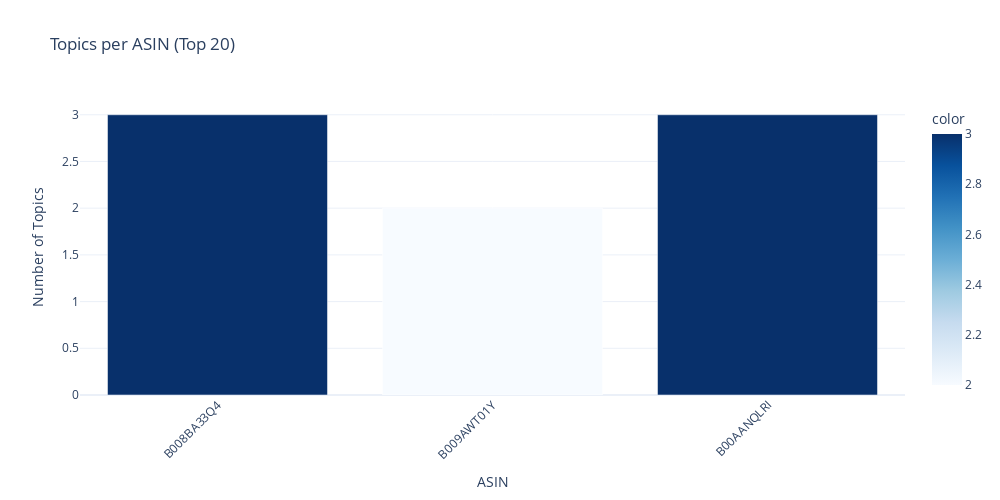
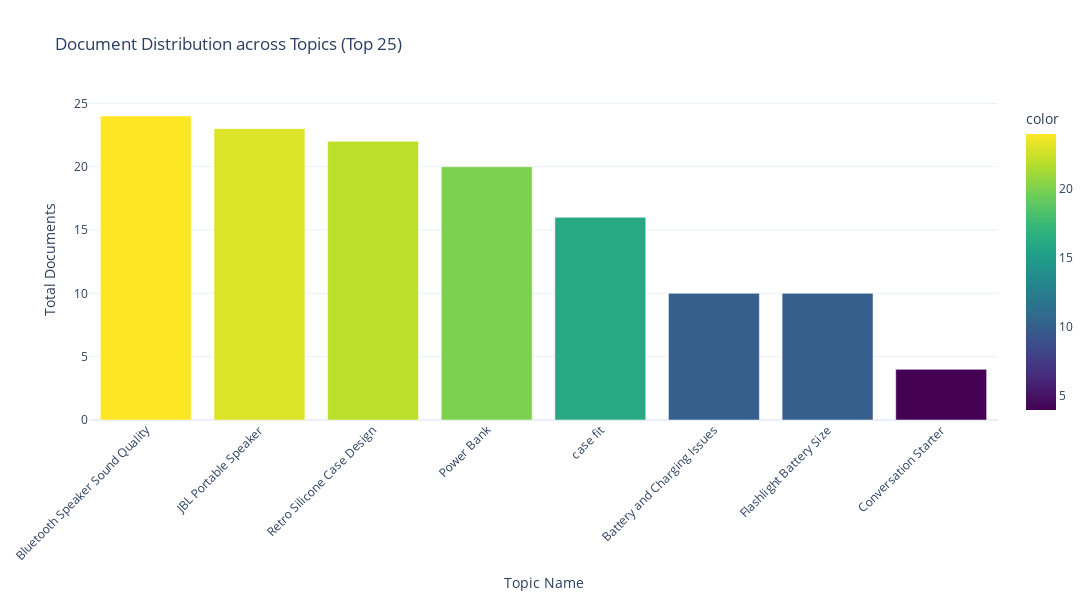
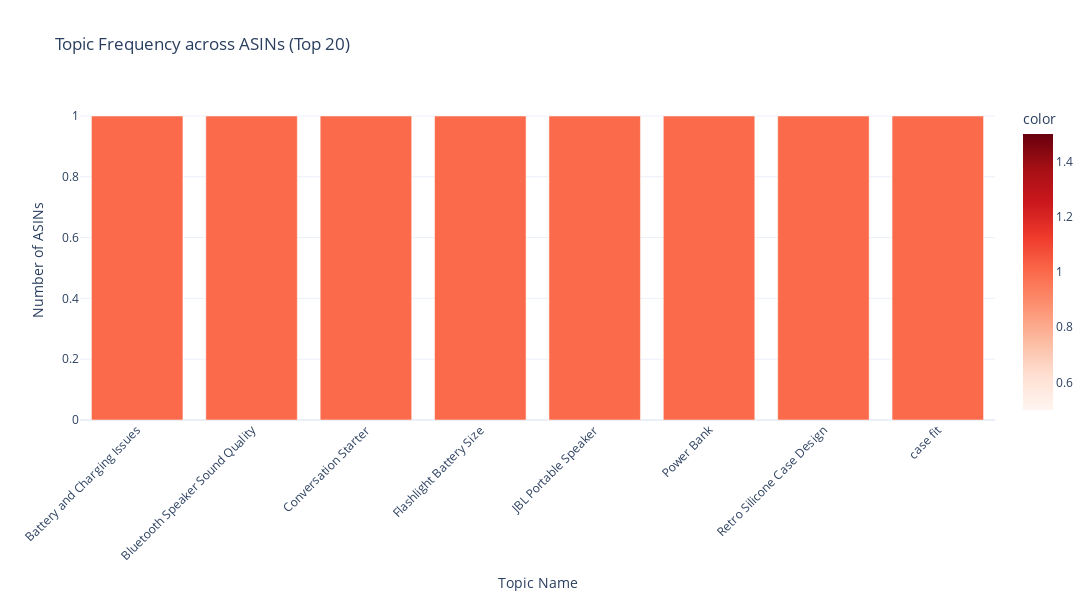
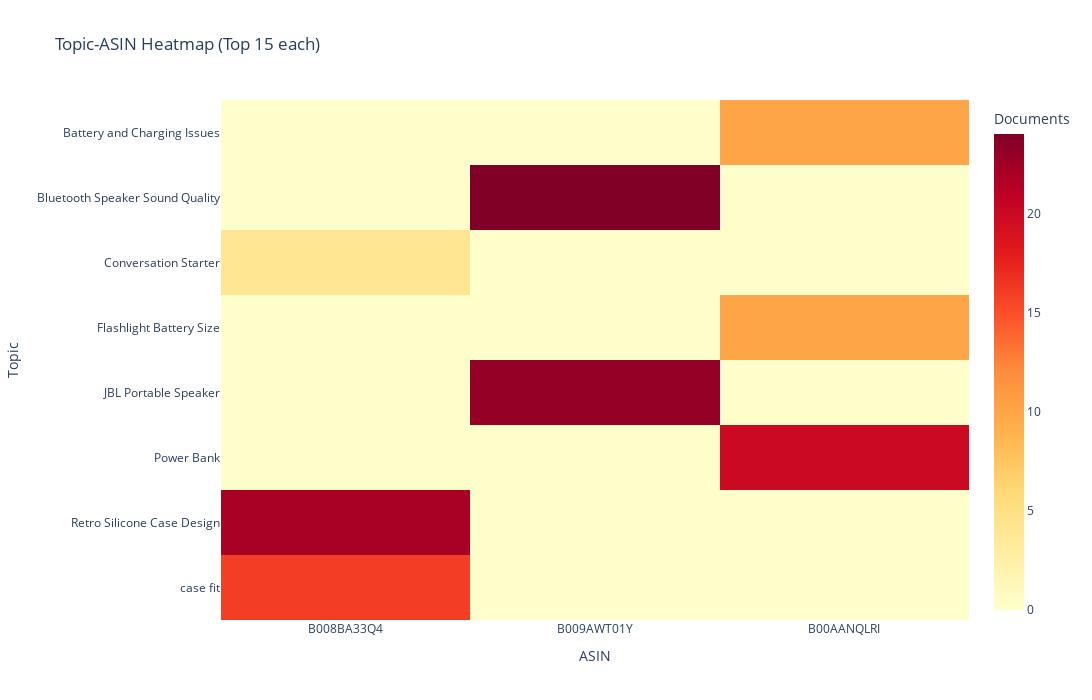

Notebook code for these charts, in order:
### Code cell
# New cell to add after the model run

# Visualize aggregated results across all ASINs
from src.model.visualize import TopicVisualizer

# Create visualizer
vis = TopicVisualizer(template="plotly_white")

# 1. Topic Distribution across all ASINs
print("\n📊 Generating visualizations...")

# Count topics per ASIN
topics_per_asin = results_df.groupby('item').size()
fig_asin_topics = px.bar(
    x=topics_per_asin.index[:20],
    y=topics_per_asin.values[:20],
    labels={'x': 'ASIN', 'y': 'Number of Topics'},
    title='Topics per ASIN (Top 20)',
    template='plotly_white',
    color=topics_per_asin.values[:20],
    color_continuous_scale='Blues'
)
fig_asin_topics.update_layout(width=1000, height=500, xaxis_tickangle=-45)
fig_asin_topics.show()

# 2. Document distribution across topics
doc_counts = results_df.groupby('topic')['num_documents'].sum().sort_values(ascending=False)
fig_topic_dist = px.bar(
    x=doc_counts.index[:25],
    y=doc_counts.values[:25],
    labels={'x': 'Topic Name', 'y': 'Total Documents'},
    title='Document Distribution across Topics (Top 25)',
    template='plotly_white',
    color=doc_counts.values[:25],
    color_continuous_scale='Viridis'
)
fig_topic_dist.update_layout(width=1200, height=600, xaxis_tickangle=-45)
fig_topic_dist.show()

# 3. Topic frequency (how many ASINs have each topic)
topic_frequency = results_df.groupby('topic')['item'].nunique().sort_values(ascending=False)
fig_topic_freq = px.bar(
    x=topic_frequency.index[:20],
    y=topic_frequency.values[:20],
    labels={'x': 'Topic Name', 'y': 'Number of ASINs'},
    title='Topic Frequency across ASINs (Top 20)',
    template='plotly_white',
    color=topic_frequency.values[:20],
    color_continuous_scale='Reds'
)
fig_topic_freq.update_layout(width=1200, height=600, xaxis_tickangle=-45)
fig_topic_freq.show()

# 4. Heatmap: Topics vs ASINs (for top topics and ASINs)
top_topics = topic_frequency.index[:15].tolist()
top_asins_viz = topics_per_asin.index[:15].tolist()

pivot_data = results_df[results_df['topic'].isin(top_topics) & results_df['item'].isin(top_asins_viz)]
heatmap_matrix = pivot_data.pivot_table(
    index='topic', 
    columns='item', 
    values='num_documents', 
    aggfunc='sum',
    fill_value=0
)

fig_heatmap = px.imshow(
    heatmap_matrix,
    labels=dict(x="ASIN", y="Topic", color="Documents"),
    title="Topic-ASIN Heatmap (Top 15 each)",
    template='plotly_white',
    color_continuous_scale='YlOrRd',
    aspect='auto'
)
fig_heatmap.update_layout(width=1200, height=700)
fig_heatmap.show()

# 5. Detailed view: Sample topic details
print("\n📝 Sample Topic Details:")
print("="*80)
sample_topics = results_df.head(5)[['item', 'topic', 'reason', 'num_documents']]
for idx, row in sample_topics.iterrows():
    print(f"\nASIN: {row['asin']}")
    print(f"Topic: {row['topic']}")
    print(f"Reason: {row['reason']}")
    print(f"Documents: {row['num_documents']}")
    print("-"*80)

# 6. Summary Statistics
print("\n📈 Summary Statistics:")
print("="*80)
print(f"Total ASINs processed: {results_df['item'].nunique()}")
print(f"Total unique topics found: {results_df['topic'].nunique()}")
print(f"Total topic-ASIN combinations: {len(results_df)}")
print(f"Average topics per ASIN: {topics_per_asin.mean():.2f}")
print(f"Average documents per topic: {results_df['num_documents'].mean():.2f}")
print(f"Most common topic: {topic_frequency.index[0]} ({topic_frequency.values[0]} ASINs)")
print("="*80)

### Figure 1 — Plotly figure (JSON) as saved in the notebook; plotly's stock layout.template omitted (floating-point values rounded to 4 significant figures)
{"data": [{"hovertemplate": "ASIN=%{x}<br>Number of Topics=%{y}<br>color=%{marker.color}<extra></extra>", "legendgroup": "", "marker": {"color": [3, 2, 3], "coloraxis": "coloraxis", "pattern": {"shape": ""}}, "name": "", "orientation": "v", "showlegend": false, "textposition": "auto", "type": "bar", "x": ["B008BA33Q4", "B009AWT01Y", "B00AANQLRI"], "xaxis": "x", "y": [3, 2, 3], "yaxis": "y"}], "layout": {"barmode": "relative", "coloraxis": {"colorbar": {"title": {"text": "color"}}, "colorscale": [[0, "rgb(247,251,255)"], [0.125, "rgb(222,235,247)"], [0.25, "rgb(198,219,239)"], [0.375, "rgb(158,202,225)"], [0.5, "rgb(107,174,214)"], [0.625, "rgb(66,146,198)"], [0.75, "rgb(33,113,181)"], [0.875, "rgb(8,81,156)"], [1, "rgb(8,48,107)"]]}, "height": 500, "legend": {"tracegroupgap": 0}, "title": {"text": "Topics per ASIN (Top 20)"}, "width": 1000, "xaxis": {"anchor": "y", "domain": [0, 1], "tickangle": -45, "title": {"text": "ASIN"}}, "yaxis": {"anchor": "x", "domain": [0, 1], "title": {"text": "Number of Topics"}}}}

### Figure 2 — Plotly figure (JSON) as saved in the notebook; plotly's stock layout.template omitted (floating-point values rounded to 4 significant figures)
{"data": [{"hovertemplate": "Topic Name=%{x}<br>Total Documents=%{y}<br>color=%{marker.color}<extra></extra>", "legendgroup": "", "marker": {"color": [24, 23, 22, 20, 16, 10, 10, 4], "coloraxis": "coloraxis", "pattern": {"shape": ""}}, "name": "", "orientation": "v", "showlegend": false, "textposition": "auto", "type": "bar", "x": ["Bluetooth Speaker Sound Quality", "JBL Portable Speaker", "Retro Silicone Case Design", "Power Bank", "case fit", "Battery and Charging Issues", "Flashlight Battery Size", "Conversation Starter"], "xaxis": "x", "y": [24, 23, 22, 20, 16, 10, 10, 4], "yaxis": "y"}], "layout": {"barmode": "relative", "coloraxis": {"colorbar": {"title": {"text": "color"}}, "colorscale": [[0, "#440154"], [0.1111, "#482878"], [0.2222, "#3e4989"], [0.3333, "#31688e"], [0.4444, "#26828e"], [0.5556, "#1f9e89"], [0.6667, "#35b779"], [0.7778, "#6ece58"], [0.8889, "#b5de2b"], [1, "#fde725"]]}, "height": 600, "legend": {"tracegroupgap": 0}, "title": {"text": "Document Distribution across Topics (Top 25)"}, "width": 1200, "xaxis": {"anchor": "y", "domain": [0, 1], "tickangle": -45, "title": {"text": "Topic Name"}}, "yaxis": {"anchor": "x", "domain": [0, 1], "title": {"text": "Total Documents"}}}}

### Figure 3 — Plotly figure (JSON) as saved in the notebook; plotly's stock layout.template omitted (floating-point values rounded to 4 significant figures)
{"data": [{"hovertemplate": "Topic Name=%{x}<br>Number of ASINs=%{y}<br>color=%{marker.color}<extra></extra>", "legendgroup": "", "marker": {"color": [1, 1, 1, 1, 1, 1, 1, 1], "coloraxis": "coloraxis", "pattern": {"shape": ""}}, "name": "", "orientation": "v", "showlegend": false, "textposition": "auto", "type": "bar", "x": ["Battery and Charging Issues", "Bluetooth Speaker Sound Quality", "Conversation Starter", "Flashlight Battery Size", "JBL Portable Speaker", "Power Bank", "Retro Silicone Case Design", "case fit"], "xaxis": "x", "y": [1, 1, 1, 1, 1, 1, 1, 1], "yaxis": "y"}], "layout": {"barmode": "relative", "coloraxis": {"colorbar": {"title": {"text": "color"}}, "colorscale": [[0, "rgb(255,245,240)"], [0.125, "rgb(254,224,210)"], [0.25, "rgb(252,187,161)"], [0.375, "rgb(252,146,114)"], [0.5, "rgb(251,106,74)"], [0.625, "rgb(239,59,44)"], [0.75, "rgb(203,24,29)"], [0.875, "rgb(165,15,21)"], [1, "rgb(103,0,13)"]]}, "height": 600, "legend": {"tracegroupgap": 0}, "title": {"text": "Topic Frequency across ASINs (Top 20)"}, "width": 1200, "xaxis": {"anchor": "y", "domain": [0, 1], "tickangle": -45, "title": {"text": "Topic Name"}}, "yaxis": {"anchor": "x", "domain": [0, 1], "title": {"text": "Number of ASINs"}}}}

### Figure 4 — Plotly figure (JSON) as saved in the notebook; plotly's stock layout.template omitted (floating-point values rounded to 4 significant figures)
{"data": [{"coloraxis": "coloraxis", "hovertemplate": "ASIN: %{x}<br>Topic: %{y}<br>Documents: %{z}<extra></extra>", "name": "0", "type": "heatmap", "x": ["B008BA33Q4", "B009AWT01Y", "B00AANQLRI"], "xaxis": "x", "y": ["Battery and Charging Issues", "Bluetooth Speaker Sound Quality", "Conversation Starter", "Flashlight Battery Size", "JBL Portable Speaker", "Power Bank", "Retro Silicone Case Design", "case fit"], "yaxis": "y", "z": [[0, 0, 10], [0, 24, 0], [4, 0, 0], [0, 0, 10], [0, 23, 0], [0, 0, 20], [22, 0, 0], [16, 0, 0]]}], "layout": {"coloraxis": {"colorbar": {"title": {"text": "Documents"}}, "colorscale": [[0, "rgb(255,255,204)"], [0.125, "rgb(255,237,160)"], [0.25, "rgb(254,217,118)"], [0.375, "rgb(254,178,76)"], [0.5, "rgb(253,141,60)"], [0.625, "rgb(252,78,42)"], [0.75, "rgb(227,26,28)"], [0.875, "rgb(189,0,38)"], [1, "rgb(128,0,38)"]]}, "height": 700, "title": {"text": "Topic-ASIN Heatmap (Top 15 each)"}, "width": 1200, "xaxis": {"anchor": "y", "domain": [0, 1], "title": {"text": "ASIN"}}, "yaxis": {"anchor": "x", "autorange": "reversed", "domain": [0, 1], "title": {"text": "Topic"}}}}
